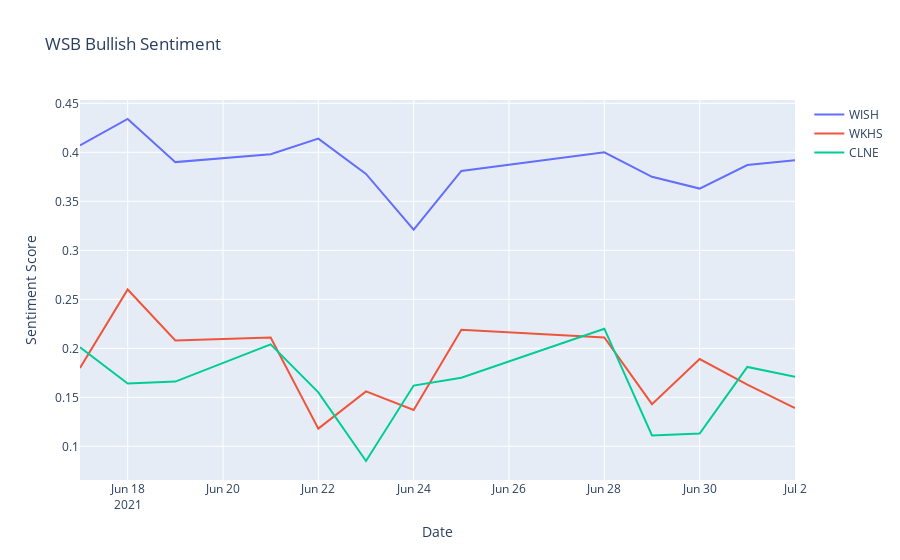

The notebook cell this image was saved under:
### Code cell
TREND_LENGTH = 13
sentiment_list = ['Bullish']

trending_data = trend_data(TREND_LENGTH)
trending = trending_stocks(TREND_LENGTH)
plot_trends(sentiment_list)

### Figure 1 — Plotly figure (JSON) as saved in the notebook; plotly's stock layout.template omitted (floating-point values rounded to 4 significant figures)
{"data": [{"mode": "lines", "name": "WISH", "type": "scatter", "x": ["2021-06-17T00:00:00", "2021-06-18T00:00:00", "2021-06-19T00:00:00", "2021-06-21T00:00:00", "2021-06-22T00:00:00", "2021-06-23T00:00:00", "2021-06-24T00:00:00", "2021-06-25T00:00:00", "2021-06-28T00:00:00", "2021-06-29T00:00:00", "2021-06-30T00:00:00", "2021-07-01T00:00:00", "2021-07-02T00:00:00"], "y": [0.407, 0.434, 0.39, 0.398, 0.414, 0.378, 0.321, 0.381, 0.4, 0.375, 0.363, 0.387, 0.392]}, {"mode": "lines", "name": "WKHS", "type": "scatter", "x": ["2021-06-17T00:00:00", "2021-06-18T00:00:00", "2021-06-19T00:00:00", "2021-06-21T00:00:00", "2021-06-22T00:00:00", "2021-06-23T00:00:00", "2021-06-24T00:00:00", "2021-06-25T00:00:00", "2021-06-28T00:00:00", "2021-06-29T00:00:00", "2021-06-30T00:00:00", "2021-07-01T00:00:00", "2021-07-02T00:00:00"], "y": [0.18, 0.26, 0.208, 0.211, 0.118, 0.156, 0.137, 0.219, 0.211, 0.143, 0.189, 0.163, 0.139]}, {"mode": "lines", "name": "CLNE", "type": "scatter", "x": ["2021-06-17T00:00:00", "2021-06-18T00:00:00", "2021-06-19T00:00:00", "2021-06-21T00:00:00", "2021-06-22T00:00:00", "2021-06-23T00:00:00", "2021-06-24T00:00:00", "2021-06-25T00:00:00", "2021-06-28T00:00:00", "2021-06-29T00:00:00", "2021-06-30T00:00:00", "2021-07-01T00:00:00", "2021-07-02T00:00:00"], "y": [0.201, 0.164, 0.166, 0.204, 0.155, 0.085, 0.162, 0.17, 0.22, 0.111, 0.113, 0.181, 0.171]}], "layout": {"title": {"text": "WSB Bullish Sentiment"}, "xaxis": {"title": {"text": "Date"}}, "yaxis": {"title": {"text": "Sentiment Score"}}}}
